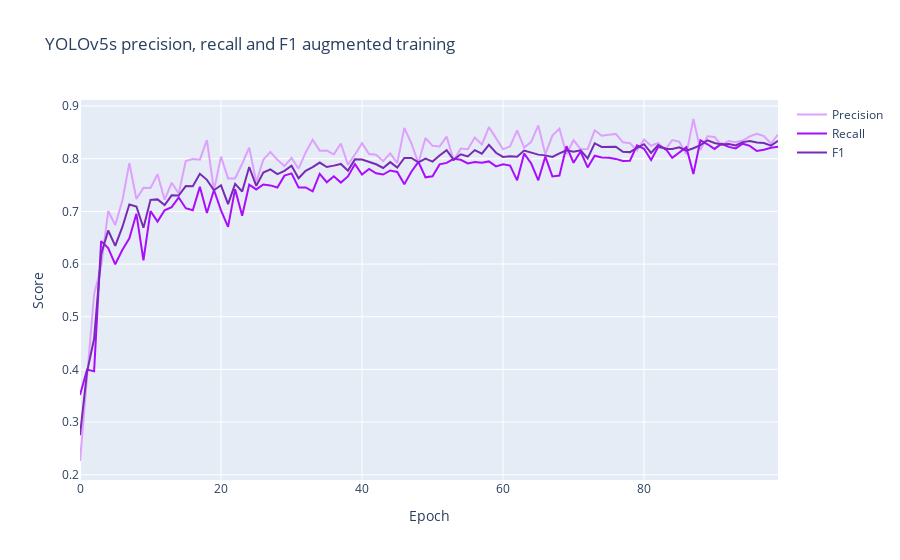

Notebook cell for this chart:
### Code cell
# Plot the precision, recall and F1 score
fig = go.Figure()
fig.add_trace(go.Scatter(x=print(data['               epoch'])
, y=data['   metrics/precision'],
                    mode='lines',
                    name='Precision', line=dict(color='#DEA0FD', width=2)))

fig.add_trace(go.Scatter(x=print(data['               epoch'])
, y=data['      metrics/recall'],
                    mode='lines',
                    name='Recall', line=dict(color='#AA0DFE', width=2)))


F1_scores = [F1(data['      metrics/recall'][i], data['   metrics/precision'][i]) for i in range(len(data['               epoch']))]
fig.add_trace(go.Scatter(x=print(data['               epoch'])
, y=F1_scores,
                    mode='lines',
                    name='F1', line=dict(color='#782AB6', width=2)))

fig.update_layout(
    title_text='YOLOv5s precision, recall and F1 augmented training',
    yaxis_title_text='Score',
    xaxis_title_text='Epoch'
)
fig.show()
